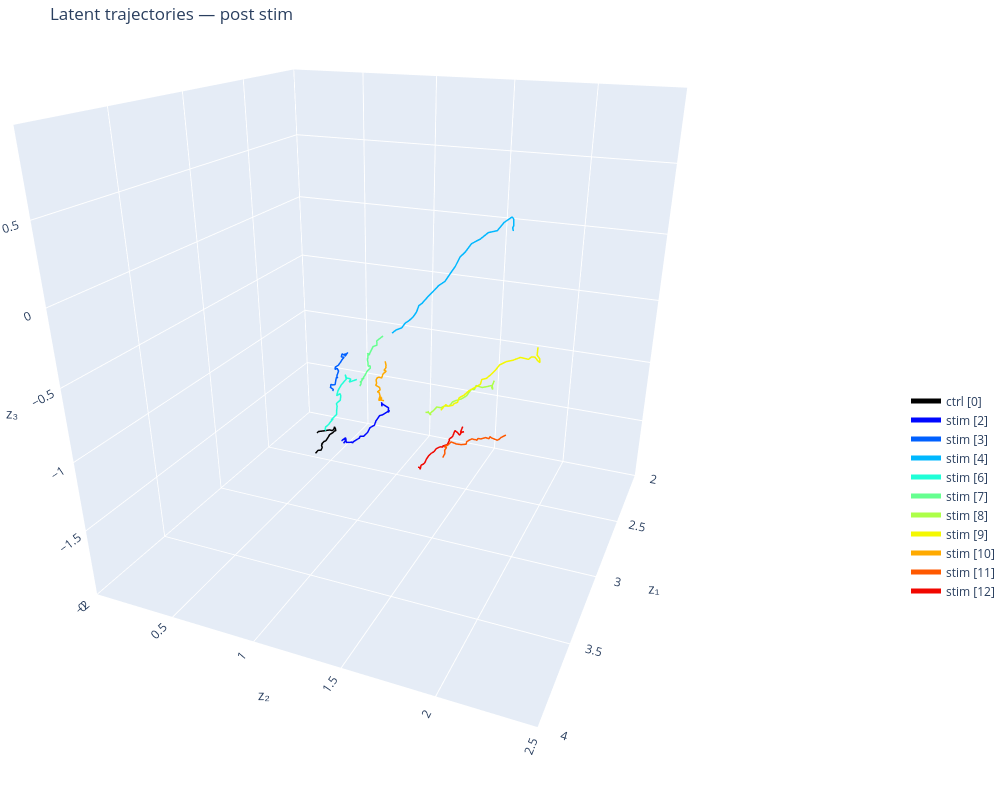

The notebook cell this image was saved under:
### Code cell
# All sessions, post-stim only
fig = plot_latent_phase_portrait_sessions(
    z_by_session=z_by_session,
    centers_ms_by_session=centers_ms_by_session,
    control_indices=CONTROL_INDICES,
    alpha_trials=0.05,
    plot_sessions = [0] +list(range(2, 5)) + list(range(6, 13)),
    epoch="post",        # "full", "pre", or "post"
    pre_trim_bins=0,
    post_trim_bins=0,
    show_trials=False,
    show_markers=False,
    x_range=[2, 4],
    y_range=[0, 2.5],
    z_range=[-2, 1],
)
fig.update_layout(scene_camera=dict(eye=dict(x=1.75, y=0.75, z=0.75), center=dict(x=0, y=0, z=-0.2)))
fig.show()
